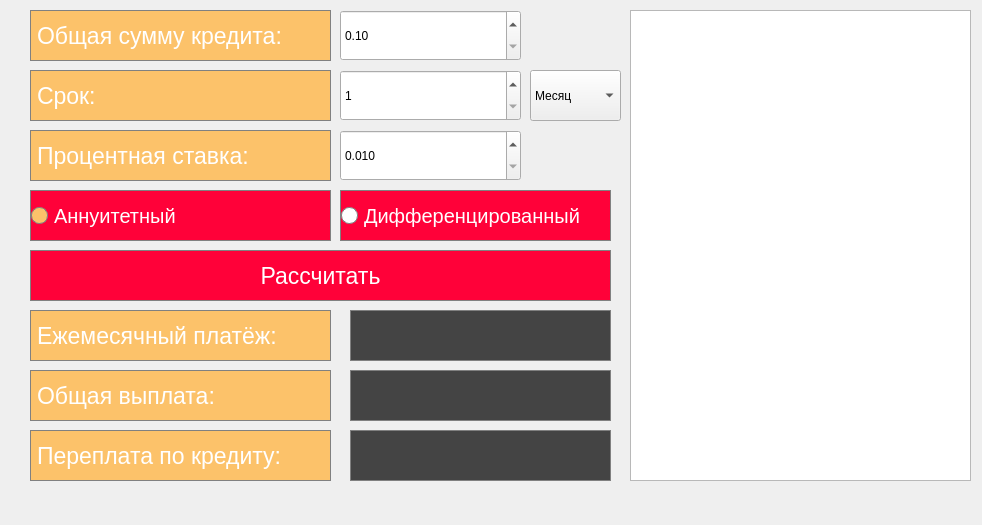
<?xml version="1.0" encoding="UTF-8"?>
<ui version="4.0">
 <class>CreditCalc</class>
 <widget class="QWidget" name="CreditCalc">
  <property name="geometry">
   <rect>
    <x>0</x>
    <y>0</y>
    <width>982</width>
    <height>525</height>
   </rect>
  </property>
  <property name="windowTitle">
   <string>Dialog</string>
  </property>
  <property name="styleSheet">
   <string notr="true">QDialog{
  background-color: rgb(0, 0, 0);
}</string>
  </property>
  <widget class="QPushButton" name="pushButton_calculate">
   <property name="geometry">
    <rect>
     <x>30</x>
     <y>250</y>
     <width>581</width>
     <height>51</height>
    </rect>
   </property>
   <property name="font">
    <font>
     <pointsize>17</pointsize>
    </font>
   </property>
   <property name="styleSheet">
    <string notr="true">QPushButton {
  background-color: rgb(255, 1, 57);
  color: white; 
  border: 1px solid gray;
}

QPushButton:pressed {
    background-color: qlineargradient(x1: 0, y1: 0, x2: 0, y2: 1,
                                      stop: 0 #FF7832, stop: 1 #FF9739);
}</string>
   </property>
   <property name="text">
    <string>Рассчитать</string>
   </property>
  </widget>
  <widget class="QLabel" name="label_percent">
   <property name="geometry">
    <rect>
     <x>30</x>
     <y>130</y>
     <width>301</width>
     <height>51</height>
    </rect>
   </property>
   <property name="font">
    <font>
     <pointsize>17</pointsize>
    </font>
   </property>
   <property name="styleSheet">
    <string notr="true">QLabel {
  background-color: rgb(252, 194, 106);
  color: white; 
  border: 1px solid gray;
}</string>
   </property>
   <property name="text">
    <string>Процентная ставка:</string>
   </property>
  </widget>
  <widget class="QLabel" name="label_total_sum_2">
   <property name="geometry">
    <rect>
     <x>30</x>
     <y>10</y>
     <width>301</width>
     <height>51</height>
    </rect>
   </property>
   <property name="font">
    <font>
     <pointsize>17</pointsize>
    </font>
   </property>
   <property name="styleSheet">
    <string notr="true">QLabel {
  background-color: rgb(252, 194, 106);
  color: white; 
  border: 1px solid gray;
}</string>
   </property>
   <property name="text">
    <string>Общая сумму кредита:</string>
   </property>
  </widget>
  <widget class="QLabel" name="label_overpayment_result">
   <property name="geometry">
    <rect>
     <x>350</x>
     <y>430</y>
     <width>261</width>
     <height>51</height>
    </rect>
   </property>
   <property name="font">
    <font>
     <pointsize>17</pointsize>
    </font>
   </property>
   <property name="styleSheet">
    <string notr="true">QLabel {
  background-color: rgb(68, 68, 68);;
  color: white; 
  border: 1px solid gray;
}</string>
   </property>
   <property name="text">
    <string/>
   </property>
  </widget>
  <widget class="QLabel" name="label_total_sum">
   <property name="geometry">
    <rect>
     <x>30</x>
     <y>370</y>
     <width>301</width>
     <height>51</height>
    </rect>
   </property>
   <property name="font">
    <font>
     <pointsize>17</pointsize>
    </font>
   </property>
   <property name="styleSheet">
    <string notr="true">QLabel {
  background-color: rgb(252, 194, 106);;
  color: white; 
  border: 1px solid gray;
}</string>
   </property>
   <property name="lineWidth">
    <number>1</number>
   </property>
   <property name="text">
    <string>Общая выплата:</string>
   </property>
  </widget>
  <widget class="QLabel" name="label_overpayment">
   <property name="geometry">
    <rect>
     <x>30</x>
     <y>430</y>
     <width>301</width>
     <height>51</height>
    </rect>
   </property>
   <property name="font">
    <font>
     <pointsize>17</pointsize>
    </font>
   </property>
   <property name="styleSheet">
    <string notr="true">QLabel {
  background-color: rgb(252, 194, 106);;
  color: white; 
  border: 1px solid gray;
}</string>
   </property>
   <property name="text">
    <string>Переплата по кредиту:</string>
   </property>
  </widget>
  <widget class="QLabel" name="label_monthly_pay">
   <property name="geometry">
    <rect>
     <x>30</x>
     <y>310</y>
     <width>301</width>
     <height>51</height>
    </rect>
   </property>
   <property name="font">
    <font>
     <pointsize>17</pointsize>
    </font>
   </property>
   <property name="styleSheet">
    <string notr="true">QLabel {
  background-color: rgb(252, 194, 106);;
  color: white; 
  border: 1px solid gray;
}</string>
   </property>
   <property name="text">
    <string>Ежемесячный платёж:</string>
   </property>
  </widget>
  <widget class="QLabel" name="label_deadline">
   <property name="geometry">
    <rect>
     <x>30</x>
     <y>70</y>
     <width>301</width>
     <height>51</height>
    </rect>
   </property>
   <property name="font">
    <font>
     <pointsize>17</pointsize>
    </font>
   </property>
   <property name="styleSheet">
    <string notr="true">QLabel {
  background-color: rgb(252, 194, 106);
  color: white; 
  border: 1px solid gray;
}</string>
   </property>
   <property name="text">
    <string>Срок:</string>
   </property>
  </widget>
  <widget class="QLabel" name="label_monthly_pay_result">
   <property name="geometry">
    <rect>
     <x>350</x>
     <y>310</y>
     <width>261</width>
     <height>51</height>
    </rect>
   </property>
   <property name="font">
    <font>
     <pointsize>17</pointsize>
    </font>
   </property>
   <property name="styleSheet">
    <string notr="true">QLabel {
  background-color: rgb(68, 68, 68);;
  color: white; 
  border: 1px solid gray;
}</string>
   </property>
   <property name="text">
    <string/>
   </property>
  </widget>
  <widget class="QLabel" name="label_total_sum_result">
   <property name="geometry">
    <rect>
     <x>350</x>
     <y>370</y>
     <width>261</width>
     <height>51</height>
    </rect>
   </property>
   <property name="font">
    <font>
     <pointsize>17</pointsize>
    </font>
   </property>
   <property name="styleSheet">
    <string notr="true">QLabel {
  background-color: rgb(68, 68, 68);;
  color: white; 
  border: 1px solid gray;
}</string>
   </property>
   <property name="text">
    <string/>
   </property>
  </widget>
  <widget class="QRadioButton" name="radioButton_ann">
   <property name="geometry">
    <rect>
     <x>30</x>
     <y>190</y>
     <width>301</width>
     <height>51</height>
    </rect>
   </property>
   <property name="font">
    <font>
     <pointsize>15</pointsize>
    </font>
   </property>
   <property name="styleSheet">
    <string notr="true">QRadioButton {
  background-color: rgb(255, 1, 57);
  color: white; 
  border: 1px solid gray;
}
QRadioButton::indicator {
    background-color: white ;
    width: 15px;
    height: 15px;
border-radius: 8px;
  border: 1px solid gray;
}
QRadioButton::indicator:checked {
    background-color: rgb(252, 194, 106) ;
    width: 15px;
    height: 15px;
border-radius: 8px;
  border: 1px solid gray;
}</string>
   </property>
   <property name="text">
    <string>Аннуитетный</string>
   </property>
   <property name="checked">
    <bool>true</bool>
   </property>
  </widget>
  <widget class="QRadioButton" name="radioButton_diff">
   <property name="geometry">
    <rect>
     <x>340</x>
     <y>190</y>
     <width>271</width>
     <height>51</height>
    </rect>
   </property>
   <property name="font">
    <font>
     <pointsize>15</pointsize>
    </font>
   </property>
   <property name="styleSheet">
    <string notr="true">QRadioButton {
  background-color: rgb(255, 1, 57);
  color: white; 
  border: 1px solid gray;
}
QRadioButton::indicator {
    background-color: white ;
    width: 15px;
    height: 15px;
border-radius: 8px;
  border: 1px solid gray;
}
QRadioButton::indicator:checked {
    background-color: rgb(252, 194, 106) ;
    width: 15px;
    height: 15px;
border-radius: 8px;
  border: 1px solid gray;
}</string>
   </property>
   <property name="text">
    <string>Дифференцированный</string>
   </property>
  </widget>
  <widget class="QComboBox" name="year_or_month">
   <property name="geometry">
    <rect>
     <x>530</x>
     <y>70</y>
     <width>91</width>
     <height>51</height>
    </rect>
   </property>
   <item>
    <property name="text">
     <string>Месяц</string>
    </property>
   </item>
   <item>
    <property name="text">
     <string>Год</string>
    </property>
   </item>
  </widget>
  <widget class="QDoubleSpinBox" name="percent_credit">
   <property name="geometry">
    <rect>
     <x>340</x>
     <y>130</y>
     <width>181</width>
     <height>51</height>
    </rect>
   </property>
   <property name="decimals">
    <number>3</number>
   </property>
   <property name="minimum">
    <double>0.010000000000000</double>
   </property>
   <property name="maximum">
    <double>999.000000000000000</double>
   </property>
  </widget>
  <widget class="QDoubleSpinBox" name="sum_credit">
   <property name="geometry">
    <rect>
     <x>340</x>
     <y>10</y>
     <width>181</width>
     <height>51</height>
    </rect>
   </property>
   <property name="decimals">
    <number>2</number>
   </property>
   <property name="minimum">
    <double>0.100000000000000</double>
   </property>
   <property name="maximum">
    <double>10000000000.000000000000000</double>
   </property>
  </widget>
  <widget class="QSpinBox" name="deadline_credit">
   <property name="geometry">
    <rect>
     <x>340</x>
     <y>70</y>
     <width>181</width>
     <height>51</height>
    </rect>
   </property>
   <property name="minimum">
    <number>1</number>
   </property>
   <property name="maximum">
    <number>600</number>
   </property>
  </widget>
  <widget class="QListWidget" name="list_monhtly_pay">
   <property name="geometry">
    <rect>
     <x>630</x>
     <y>10</y>
     <width>341</width>
     <height>471</height>
    </rect>
   </property>
  </widget>
 </widget>
 <resources/>
 <connections/>
</ui>
